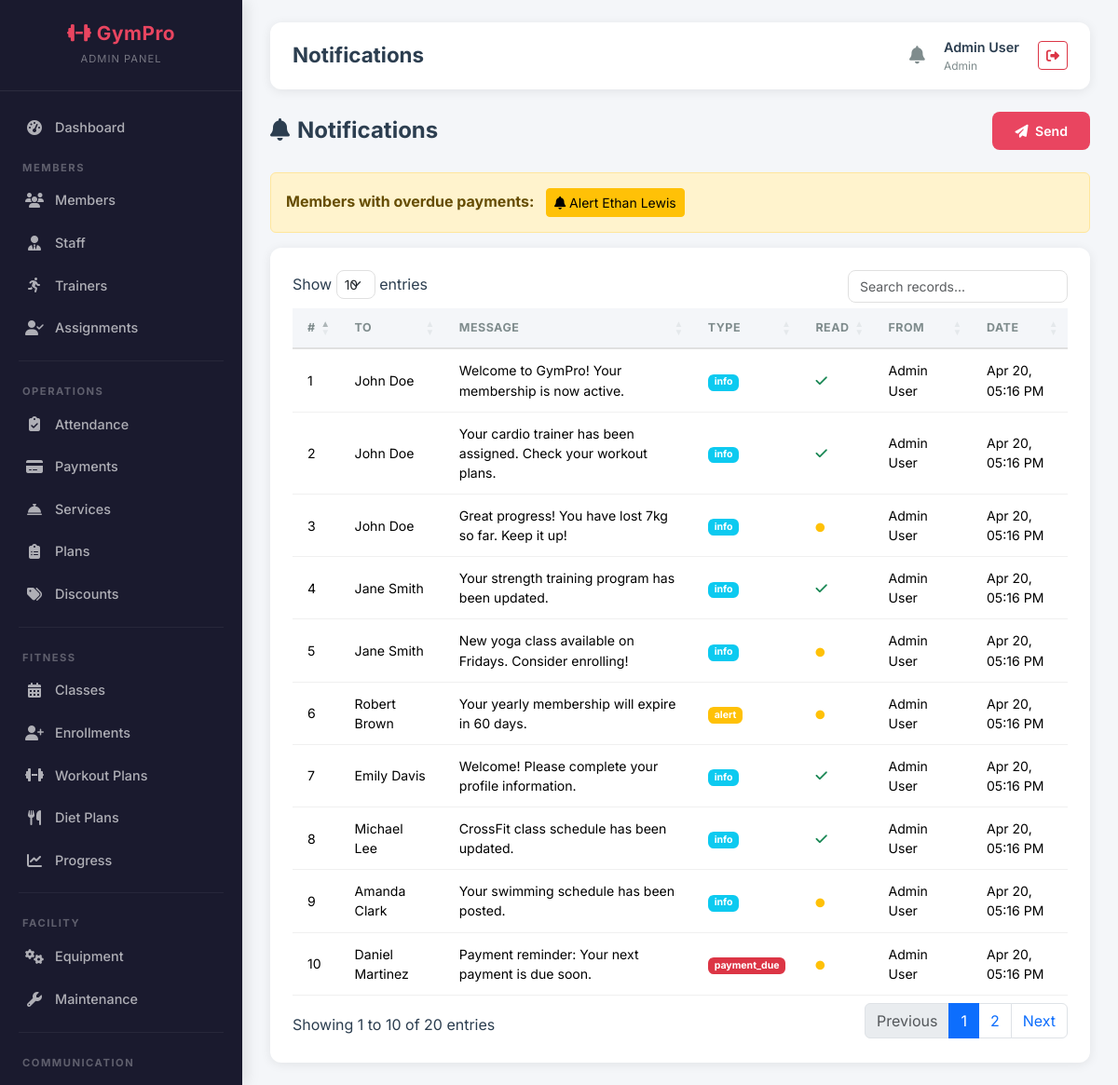
The page /admin/notifications.php (signed in) on the database its author committed.
### tables this page shows
CREATE TABLE users (
    user_id INT AUTO_INCREMENT PRIMARY KEY,
    full_name VARCHAR(100) NOT NULL,
    email VARCHAR(100) UNIQUE NOT NULL,
    password VARCHAR(255) NOT NULL,
    phone VARCHAR(20),
    gender ENUM('male','female','other'),
    role ENUM('admin','staff','customer') DEFAULT 'customer',
    status ENUM('active','pending','expired','frozen') DEFAULT 'pending',
    profile_pic VARCHAR(255),
    address TEXT,
    dob DATE,
    created_at TIMESTAMP DEFAULT CURRENT_TIMESTAMP
);

CREATE TABLE notifications (
    notification_id INT AUTO_INCREMENT PRIMARY KEY,
    user_id INT,
    message TEXT NOT NULL,
    type ENUM('alert','info','payment_due'),
    is_read TINYINT(1) DEFAULT 0,
    sent_by INT,
    sent_at TIMESTAMP DEFAULT CURRENT_TIMESTAMP,
    FOREIGN KEY (user_id) REFERENCES users(user_id) ON DELETE CASCADE,
    FOREIGN KEY (sent_by) REFERENCES users(user_id)
);

### admin/notifications.php (the view, shortened to what this page needs)
<?php
require_once __DIR__ . '/../config/db.php';
$notifications = $pdo->query("SELECT n.*, u.full_name as to_name, s.full_name as from_name FROM notifications n JOIN users u ON n.user_id = u.user_id LEFT JOIN users s ON n.sent_by = s.user_id ORDER BY n.sent_at DESC LIMIT 100")->fetchAll();
$overdue_members = $pdo->query("SELECT DISTINCT u.user_id, u.full_name FROM payments p JOIN users u ON p.user_id = u.user_id WHERE p.status = 'overdue'")->fetchAll();
include __DIR__ . '/../includes/header.php';
?>
<div class="page-header">
    <h4><i class="fas fa-bell me-2"></i>Notifications</h4>
    <button class="btn btn-accent" data-bs-toggle="modal" data-bs-target="#sendModal"><i class="fas fa-paper-plane me-1"></i> Send</button>
</div>
<?php if (!empty($overdue_members)): ?>
<div class="alert alert-warning"><strong>Members with overdue payments:</strong>
    <?php foreach ($overdue_members as $om): ?>
        <a href="?fee_alert=<?= $om['user_id'] ?>" class="btn btn-sm btn-warning ms-2"><i class="fas fa-bell"></i> Alert <?= htmlspecialchars($om['full_name']) ?></a>
    <?php endforeach; ?>
</div>
<?php endif; ?>
<div class="card-custom"><div class="card-body">
    <table class="table table-custom datatable">
        <thead><tr><th>#</th><th>To</th><th>Message</th><th>Type</th><th>Read</th><th>From</th><th>Date</th></tr></thead>
        <tbody>
        <?php foreach ($notifications as $i => $n): ?>
        <tr>
            <td><?= $i+1 ?></td><td><?= htmlspecialchars($n['to_name']) ?></td>
            <td><?= htmlspecialchars(substr($n['message'], 0, 80)) ?></td>
            <td><span class="badge bg-<?= $n['type'] === 'payment_due' ? 'danger' : ($n['type'] === 'alert' ? 'warning' : 'info') ?>"><?= $n['type'] ?></span></td>
            <td><?= $n['is_read'] ? '<i class="fas fa-check text-success"></i>' : '<i class="fas fa-circle text-warning" style="font-size:0.6rem"></i>' ?></td>
            <td><?= htmlspecialchars($n['from_name'] ?? 'System') ?></td>
            <td><?= date('M d, h:i A', strtotime($n['sent_at'])) ?></td>
        </tr>
        <?php endforeach; ?>
        </tbody>
    </table>
</div></div>
<?php include __DIR__ . '/../includes/footer.php'; ?>

### assets/css/custom.css (style rules this page uses)
:root { --sidebar-bg: #1a1a2e; --sidebar-hover: #16213e; --sidebar-active: #0f3460; --accent: #e94560; --accent-hover: #c81e45; --accent-light: rgba(233, 69, 96, 0.15); --bg-light: #f4f6f9; --bg-white: #ffffff; --text-dark: #2c3e50; --text-muted: #7f8c8d; --text-light: #ecf0f1; --border-color: #e0e0e0; --shadow: 0 2px 12px rgba(0, 0, 0, 0.08); --shadow-lg: 0 8px 30px rgba(0, 0, 0, 0.12); --radius: 12px; --radius-sm: 8px; --transition: all 0.3s ease; --font-main: 'Inter', sans-serif; }
* { box-sizing: border-box; }
body { font-family: var(--font-main); background: var(--bg-light); color: var(--text-dark); margin: 0; padding: 0; min-height: 100vh; }
a { text-decoration: none; }
.card-custom { background: var(--bg-white); border-radius: var(--radius); box-shadow: var(--shadow); border: none; overflow: hidden; transition: var(--transition); }
.card-custom .card-body { padding: 24px; }
.table-custom { width: 100%; border-collapse: separate; border-spacing: 0; }
.table-custom thead th { background: var(--bg-light); font-size: 0.78rem; font-weight: 700; text-transform: uppercase; letter-spacing: 0.5px; color: var(--text-muted); padding: 12px 16px; border-bottom: 2px solid var(--border-color); }
.table-custom tbody td { padding: 12px 16px; font-size: 0.88rem; border-bottom: 1px solid #f0f0f0; vertical-align: middle; }
.btn-accent { background: var(--accent); color: #fff; border: none; padding: 10px 24px; border-radius: var(--radius-sm); font-weight: 600; font-size: 0.88rem; transition: var(--transition); cursor: pointer; }
.page-header { display: flex; justify-content: space-between; align-items: center; margin-bottom: 24px; flex-wrap: wrap; gap: 12px; }
.page-header h4 { font-weight: 700; margin: 0; }

### rows shown on the page
users: full_name "Ethan Lewis"
notifications: user.full_name "John Doe", message "Welcome to GymPro! Your membership is now active.", type "info", is_read 1 (drawn), sent_by.full_name "Admin User", sent_at "Apr 20, 05:16 PM"
notifications: user.full_name "John Doe", message "Your cardio trainer has been assigned. Check your workout plans.", type "info", is_read 1 (drawn), sent_by.full_name "Admin User", sent_at "Apr 20, 05:16 PM"
notifications: user.full_name "John Doe", message "Great progress! You have lost 7kg so far. Keep it up!", type "info", is_read 0 (drawn), sent_by.full_name "Admin User", sent_at "Apr 20, 05:16 PM"
notifications: user.full_name "Jane Smith", message "Your strength training program has been updated.", type "info", is_read 1 (drawn), sent_by.full_name "Admin User", sent_at "Apr 20, 05:16 PM"
notifications: user.full_name "Jane Smith", message "New yoga class available on Fridays. Consider enrolling!", type "info", is_read 0 (drawn), sent_by.full_name "Admin User", sent_at "Apr 20, 05:16 PM"
notifications: user.full_name "Robert Brown", message "Your yearly membership will expire in 60 days.", type "alert", is_read 0 (drawn), sent_by.full_name "Admin User", sent_at "Apr 20, 05:16 PM"
notifications: user.full_name "Emily Davis", message "Welcome! Please complete your profile information.", type "info", is_read 1 (drawn), sent_by.full_name "Admin User", sent_at "Apr 20, 05:16 PM"
notifications: user.full_name "Michael Lee", message "CrossFit class schedule has been updated.", type "info", is_read 1 (drawn), sent_by.full_name "Admin User", sent_at "Apr 20, 05:16 PM"
notifications: user.full_name "Amanda Clark", message "Your swimming schedule has been posted.", type "info", is_read 0 (drawn), sent_by.full_name "Admin User", sent_at "Apr 20, 05:16 PM"
notifications: user.full_name "Daniel Martinez", message "Payment reminder: Your next payment is due soon.", type "payment_due", is_read 0 (drawn), sent_by.full_name "Admin User", sent_at "Apr 20, 05:16 PM"

### other values the page prints
$page_title "Notifications"
$_SESSION['full_name'] "Admin User"
$_SESSION['role'] "Admin"
